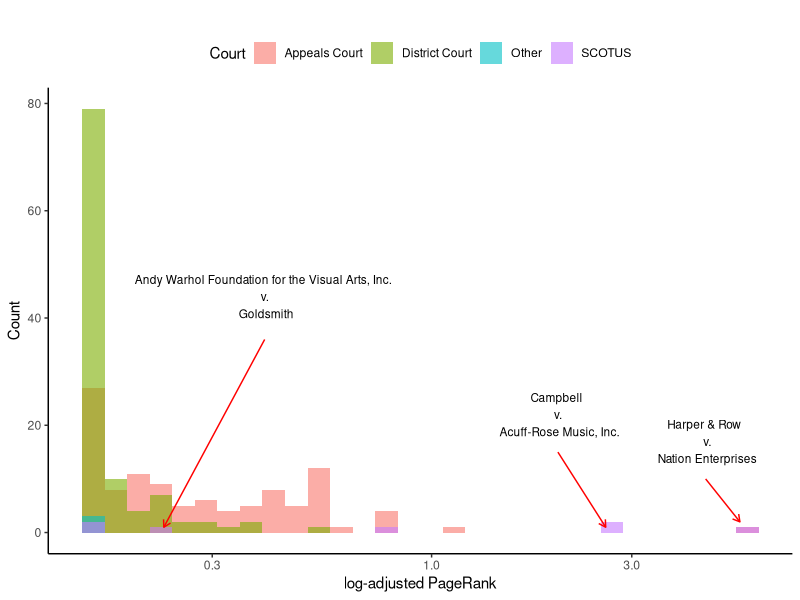

Source code (R):
library(tidyverse)

d <- read_csv("PR_Analysis.csv") |>
  mutate(Court = case_when(
    grepl("Supreme Court of the United States", Court, ignore.case = TRUE) ~ "SCOTUS",
    grepl("District", Court, ignore.case = TRUE) ~ "District Court",
    grepl("Appeal", Court, ignore.case = TRUE) ~ "Appeals Court",
    TRUE ~ "Other"
  ))

ggplot(d, aes(x = PageRank, fill = Court)) +
  geom_histogram(position = "identity", alpha = 0.6, bins = 30) +
  scale_x_log10() +  # log-transform x-axis
  labs(title = "Log-Transformed Histogram of CasePR",
       x = "CasePR (log10)", y = "Count") +
  theme_classic() +
  theme(legend.position = "top") +
  annotate("text", x = 4.5, y = 17, label = "Harper & Row \n v.\n Nation Enterprises", hjust = 0.5, vjust = 0.5, size = 3) +
  annotate("segment", x = 4.5, xend = 5.43, y = 10, yend = 2,
           arrow = arrow(length = unit(0.2, "cm")), color = "red") +
  annotate("text", x = .4, y = 44, label = "Andy Warhol Foundation for the Visual Arts, Inc. \n v. \n Goldsmith", hjust = 0.5, vjust = 0.5, size = 3) +
  annotate("segment", x = .4, xend = .23, y = 36, yend = 1,
           arrow = arrow(length = unit(0.2, "cm")), color = "red") +
  annotate("text", x = 2, y = 22, label = "Campbell \n v. \n Acuff-Rose Music, Inc.", hjust = 0.5, vjust = 0.5, size = 3) +
  annotate("segment", x = 2, xend = 2.6, y = 15, yend = 1,
           arrow = arrow(length = unit(0.2, "cm")), color = "red") +
  ggtitle("") +
  xlab("log-adjusted PageRank")

